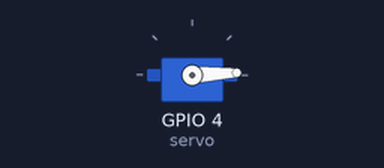
The sketch below on a simulated ESP32-C3. Shown: servo.

Above: at 0.05 s.
At 1.3 s:
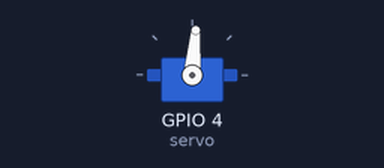
At 2.6 s:
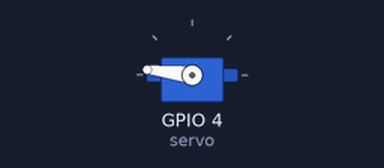
At 5.2 s:
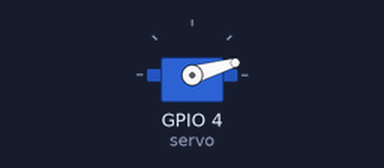
Timing chart, 0 to 7.1 s (numbered marks = the images above):
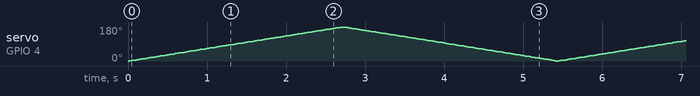

The sketch:

6_3_servo.ino
```cpp
/*
Autore: Paolo Aliverti
Listato 6.3 – Controllo servo-motore
*/
#include <ESP32Servo.h>

Servo servo;

void setup() {
  //servomotore collegato al pin 4
  // Recommended PWM GPIO pins on the ESP32 include 2,4,12-19,21-23,25-27,32-33
  // Possible PWM GPIO pins on the ESP32-S2: 0(used by on-board button),1-17,18(used by on-board LED),19-21,26,33-42
  // Possible PWM GPIO pins on the ESP32-S3: 0(used by on-board button),1-21,35-45,47,48(used by on-board LED)
  // Possible PWM GPIO pins on the ESP32-C3: 0(used by on-board button),1-7,8(used by on-board LED),9-10,18-21
  servo.attach(4);
  /*
  // Allow allocation of all timers
	ESP32PWM::allocateTimer(0);
	ESP32PWM::allocateTimer(1);
	ESP32PWM::allocateTimer(2);
	ESP32PWM::allocateTimer(3);
	myservo.setPeriodHertz(50);    // standard 50 hz servo
	myservo.attach(4, 1000, 2000); // attaches the servo on pin 18 to the servo object
	// using default min/max of 1000us and 2000us
	// different servos may require different min/max settings
	// for an accurate 0 to 180 sweep
  */
}

void loop() {
  for (int pos = 0; pos <= 180; pos += 1) {
    servo.write(pos);
    delay(15);
  }

  for (int pos = 180; pos >= 0; pos -= 1) {
    servo.write(pos);
    delay(15);
  }
}
```
